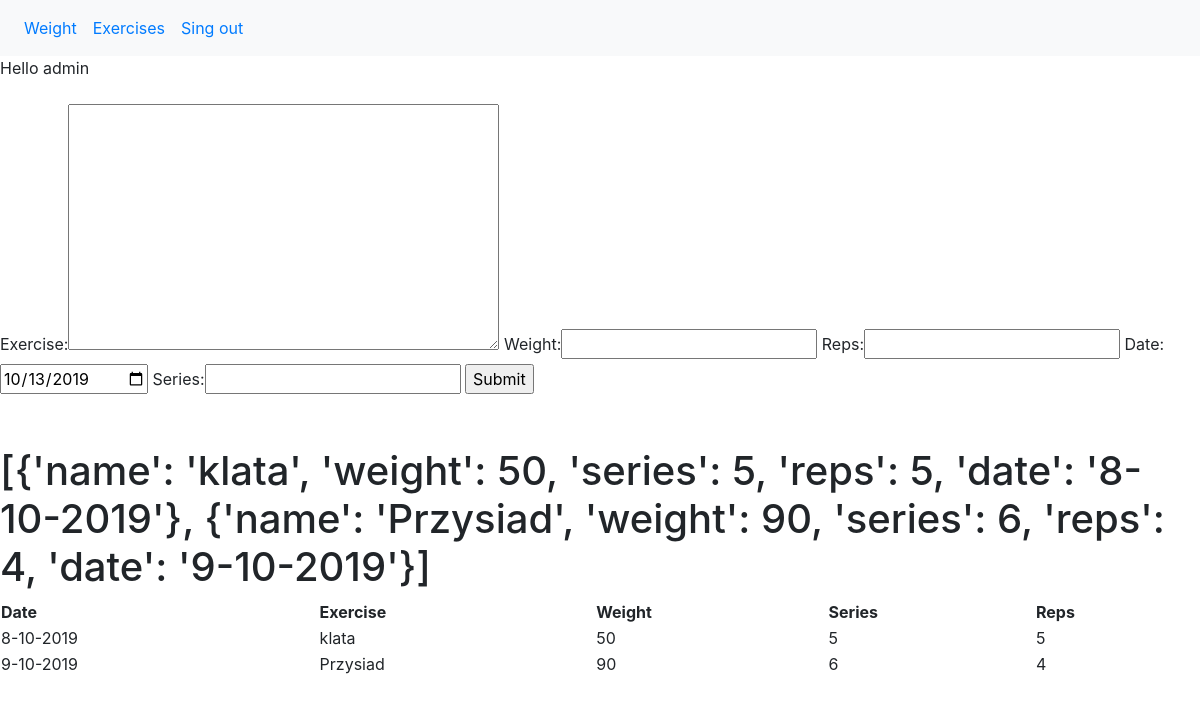
The app's page /exercises/ (signed in), older data.
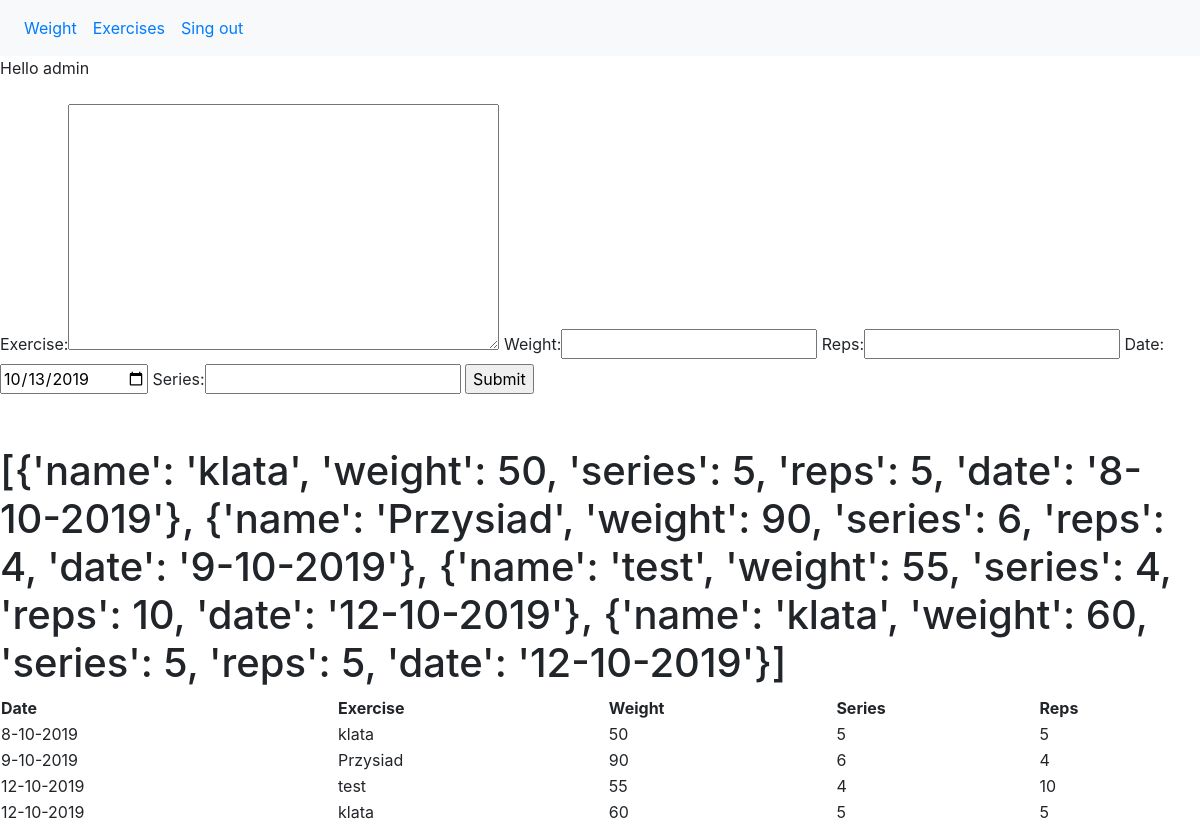
The same page, newer data.
### exercises/models.py (models this page shows, shortened)
class Exercise(models.Model):
    username = models.ForeignKey(User, on_delete=models.CASCADE)
    exercise = models.TextField()
    weight = models.DecimalField(max_digits=4, decimal_places=1, validators=[MinValueValidator(0)])
    series = models.DecimalField(max_digits=4, decimal_places=1, validators=[MinValueValidator(0)])
    reps = models.DecimalField(max_digits=4, decimal_places=1, validators=[MinValueValidator(0)])
    date = models.DateField(default=date.today)

### exercises/views.py (the view, shortened to what this page needs)
# urls.py: path('', views.add_exercise, name='add_exercise'),
def add_exercise(request):
    instance = Exercise(username=request.user, date=timezone.now())
    form = ExerciseForm(data=request.POST, instance=instance)
    return render(request, 'exercises/exercises.html', display_exercises(request))

### exercises/forms.py
class ExerciseForm(forms.ModelForm):
    class Meta:
        model = Exercise
        widgets = {'date': DateInput()}
        fields = {'exercise', 'weight', 'series', 'reps', 'date'}

### exercises/views.py (called while the page is built)
def display_exercises(request):  # return a dictionary containing every user's exercise
    form = ExerciseForm()
    exercises = Exercise.objects.filter(username=request.user)
    exercises_list = []
    for exercise in exercises:
        exercises_list.append({"name": exercise.exercise, "weight": int(exercise.weight),
                               "series": int(exercise.series), "reps": int(exercise.reps),
                               "date": str(exercise.date.day) + "-" + str(exercise.date.month)
                                + "-" + str(exercise.date.year)})
    args = {'form': form, 'exercises_list': exercises_list, 'title': 'exercises'}
    return args

### exercises/templates/exercises/exercises.html (shortened to what this page needs)
{% extends "weight/base.html" %}
{% block content %}
<body>
    <link rel="stylesheet" type="text/css" href="https://cdn.datatables.net/v/dt/dt-1.10.20/datatables.min.css"/>
    Hello {{ user.username }}
    <br><br>
    <form method="post">
        {{ form }}
        <input type="submit" value="Submit">
    </form>
    <br><br>
    <h1>{{ exercises_list }}</h1>
    <table id="exerciseTable" class="display" style="width:100%">
        <thead>
            <tr>
                <th>Date</th>
                <th>Exercise</th>
                <th>Weight</th>
                <th>Series</th>
                <th>Reps</th>
            </tr>
        </thead>
        <tbody>
            {% for exercise in exercises_list %}
            <tr>
                <td>{{ exercise.date }}</td>
                <td>{{ exercise.name }}</td>
                <td>{{ exercise.weight }}</td>
                <td>{{ exercise.series }}</td>
                <td>{{ exercise.reps }}</td>
            </tr>
            {% endfor %}
        </tbody>
    </table>
</body>
{% endblock content %}

Row changes from the older to the newer data that the page shows:
added Exercise: date "12-10-2019", name "test", weight "55", series "4", reps "10"
added Exercise: date "12-10-2019", name "klata", weight "60", series "5", reps "5"
Text that changed along with them:
{{ exercises_list }}: "[{'name': 'klata', 'weight': 50, 'series': 5, 'reps': 5, 'date': '8-10-2019'}, {'name': 'Przysiad', 'weight': 90, 'series': 6, 'reps': 4, 'date': '9-10-2019'}]" → "…6, 'reps': 4, 'date': '9-10-2019'}, {'name': 'test', 'weight': 55, 'series': 4, 'reps': 10, 'date': '12-10-2019'}, {'name': 'klata', 'weight': 60, 'series': 5, 'reps': 5, 'date': '12-10-2019'}]"
